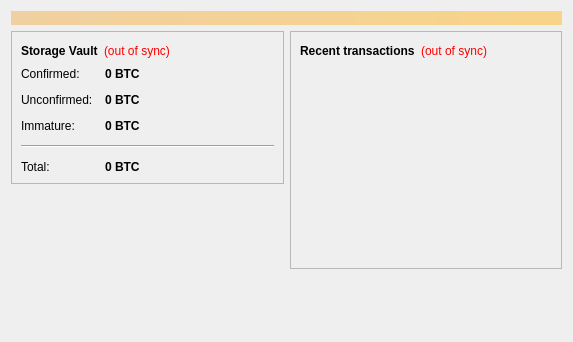
<?xml version="1.0" encoding="UTF-8"?>
<ui version="4.0">
 <class>OverviewPage</class>
 <widget class="QWidget" name="OverviewPage">
  <property name="geometry">
   <rect>
    <x>0</x>
    <y>0</y>
    <width>573</width>
    <height>342</height>
   </rect>
  </property>
  <property name="windowTitle">
   <string>Form</string>
  </property>
  <layout class="QVBoxLayout" name="topLayout">
   <item>
    <widget class="QLabel" name="labelAlerts">
     <property name="visible">
      <bool>false</bool>
     </property>
     <property name="styleSheet">
      <string notr="true">background-color: qlineargradient(x1: 0, y1: 0, x2: 1, y2: 0, stop:0 #F0D0A0, stop:1 #F8D488); color:#000000;</string>
     </property>
     <property name="wordWrap">
      <bool>true</bool>
     </property>
     <property name="margin">
      <number>3</number>
     </property>
    </widget>
   </item>
   <item>
    <layout class="QHBoxLayout" name="horizontalLayout" stretch="1,1">
     <item>
      <layout class="QVBoxLayout" name="verticalLayout_2">
       <item>
        <widget class="QFrame" name="frame">
         <property name="frameShape">
          <enum>QFrame::StyledPanel</enum>
         </property>
         <property name="frameShadow">
          <enum>QFrame::Raised</enum>
         </property>
         <layout class="QVBoxLayout" name="verticalLayout_4">
          <item>
           <layout class="QHBoxLayout" name="horizontalLayout_4">
            <item>
             <widget class="QLabel" name="label_5">
              <property name="font">
               <font>
                <weight>75</weight>
                <bold>true</bold>
               </font>
              </property>
              <property name="text">
               <string>Storage Vault</string>
              </property>
             </widget>
            </item>
            <item>
             <widget class="QLabel" name="labelWalletStatus">
              <property name="toolTip">
               <string>The displayed information may be out of date. Your wallet automatically synchronizes with the Chococoin network after a connection is established, but this process has not completed yet.</string>
              </property>
              <property name="styleSheet">
               <string notr="true">QLabel { color: red; }</string>
              </property>
              <property name="text">
               <string notr="true">(out of sync)</string>
              </property>
              <property name="alignment">
               <set>Qt::AlignLeading|Qt::AlignLeft|Qt::AlignVCenter</set>
              </property>
             </widget>
            </item>
            <item>
             <spacer name="horizontalSpacer_2">
              <property name="orientation">
               <enum>Qt::Horizontal</enum>
              </property>
              <property name="sizeHint" stdset="0">
               <size>
                <width>40</width>
                <height>20</height>
               </size>
              </property>
             </spacer>
            </item>
           </layout>
          </item>
          <item>
           <layout class="QFormLayout" name="formLayout_2">
            <property name="fieldGrowthPolicy">
             <enum>QFormLayout::AllNonFixedFieldsGrow</enum>
            </property>
            <property name="horizontalSpacing">
             <number>12</number>
            </property>
            <property name="verticalSpacing">
             <number>12</number>
            </property>
            <item row="0" column="0">
             <widget class="QLabel" name="label">
              <property name="text">
               <string>Confirmed:</string>
              </property>
             </widget>
            </item>
            <item row="0" column="1">
             <widget class="QLabel" name="labelBalance">
              <property name="font">
               <font>
                <weight>75</weight>
                <bold>true</bold>
               </font>
              </property>
              <property name="cursor">
               <cursorShape>IBeamCursor</cursorShape>
              </property>
              <property name="toolTip">
               <string>Your current spendable balance</string>
              </property>
              <property name="text">
               <string notr="true">0 BTC</string>
              </property>
              <property name="textInteractionFlags">
               <set>Qt::LinksAccessibleByMouse|Qt::TextSelectableByKeyboard|Qt::TextSelectableByMouse</set>
              </property>
             </widget>
            </item>
            <item row="1" column="0">
             <widget class="QLabel" name="label_3">
              <property name="text">
               <string>Unconfirmed:</string>
              </property>
             </widget>
            </item>
            <item row="1" column="1">
             <widget class="QLabel" name="labelUnconfirmed">
              <property name="font">
               <font>
                <weight>75</weight>
                <bold>true</bold>
               </font>
              </property>
              <property name="cursor">
               <cursorShape>IBeamCursor</cursorShape>
              </property>
              <property name="toolTip">
               <string>Total of transactions that have yet to be confirmed, and do not yet count toward the spendable balance</string>
              </property>
              <property name="text">
               <string notr="true">0 BTC</string>
              </property>
              <property name="textInteractionFlags">
               <set>Qt::LinksAccessibleByMouse|Qt::TextSelectableByKeyboard|Qt::TextSelectableByMouse</set>
              </property>
             </widget>
            </item>
            <item row="2" column="0">
             <widget class="QLabel" name="labelImmatureText">
              <property name="text">
               <string>Immature:</string>
              </property>
             </widget>
            </item>
            <item row="2" column="1">
             <widget class="QLabel" name="labelImmature">
              <property name="font">
               <font>
                <weight>75</weight>
                <bold>true</bold>
               </font>
              </property>
              <property name="toolTip">
               <string>Mined balance that has not yet matured</string>
              </property>
              <property name="text">
               <string notr="true">0 BTC</string>
              </property>
              <property name="textInteractionFlags">
               <set>Qt::LinksAccessibleByMouse|Qt::TextSelectableByKeyboard|Qt::TextSelectableByMouse</set>
              </property>
             </widget>
            </item>
            <item row="3" column="0" colspan="2">
             <widget class="Line" name="line">
              <property name="orientation">
               <enum>Qt::Horizontal</enum>
              </property>
             </widget>
            </item>
            <item row="4" column="0">
             <widget class="QLabel" name="labelTotalText">
              <property name="text">
               <string>Total:</string>
              </property>
             </widget>
            </item>
            <item row="4" column="1">
             <widget class="QLabel" name="labelTotal">
              <property name="font">
               <font>
                <weight>75</weight>
                <bold>true</bold>
               </font>
              </property>
              <property name="cursor">
               <cursorShape>IBeamCursor</cursorShape>
              </property>
              <property name="toolTip">
               <string>Your current total balance</string>
              </property>
              <property name="text">
               <string notr="true">0 BTC</string>
              </property>
              <property name="textInteractionFlags">
               <set>Qt::LinksAccessibleByMouse|Qt::TextSelectableByKeyboard|Qt::TextSelectableByMouse</set>
              </property>
             </widget>
            </item>
           </layout>
          </item>
         </layout>
        </widget>
       </item>
       <item>
        <spacer name="verticalSpacer">
         <property name="orientation">
          <enum>Qt::Vertical</enum>
         </property>
         <property name="sizeHint" stdset="0">
          <size>
           <width>20</width>
           <height>40</height>
          </size>
         </property>
        </spacer>
       </item>
       <item>
        <widget class="QLabel" name="label_2">
         <property name="text">
          <string/>
         </property>
         <property name="pixmap">
          <pixmap resource="../bitcoin.qrc">:/icons/bitcoin</pixmap>
         </property>
        </widget>
       </item>
      </layout>
     </item>
     <item>
      <layout class="QVBoxLayout" name="verticalLayout_3">
       <item>
        <widget class="QFrame" name="frame_2">
         <property name="frameShape">
          <enum>QFrame::StyledPanel</enum>
         </property>
         <property name="frameShadow">
          <enum>QFrame::Raised</enum>
         </property>
         <layout class="QVBoxLayout" name="verticalLayout">
          <item>
           <layout class="QHBoxLayout" name="horizontalLayout_2">
            <item>
             <widget class="QLabel" name="label_4">
              <property name="text">
               <string>&lt;b&gt;Recent transactions&lt;/b&gt;</string>
              </property>
             </widget>
            </item>
            <item>
             <widget class="QLabel" name="labelTransactionsStatus">
              <property name="toolTip">
               <string>The displayed information may be out of date. Your wallet automatically synchronizes with the Chococoin network after a connection is established, but this process has not completed yet.</string>
              </property>
              <property name="styleSheet">
               <string notr="true">QLabel { color: red; }</string>
              </property>
              <property name="text">
               <string notr="true">(out of sync)</string>
              </property>
              <property name="alignment">
               <set>Qt::AlignRight|Qt::AlignTrailing|Qt::AlignVCenter</set>
              </property>
             </widget>
            </item>
            <item>
             <spacer name="horizontalSpacer">
              <property name="orientation">
               <enum>Qt::Horizontal</enum>
              </property>
              <property name="sizeHint" stdset="0">
               <size>
                <width>40</width>
                <height>20</height>
               </size>
              </property>
             </spacer>
            </item>
           </layout>
          </item>
          <item>
           <widget class="QListView" name="listTransactions">
            <property name="styleSheet">
             <string notr="true">QListView { background: transparent; }</string>
            </property>
            <property name="frameShape">
             <enum>QFrame::NoFrame</enum>
            </property>
            <property name="verticalScrollBarPolicy">
             <enum>Qt::ScrollBarAlwaysOff</enum>
            </property>
            <property name="horizontalScrollBarPolicy">
             <enum>Qt::ScrollBarAlwaysOff</enum>
            </property>
            <property name="selectionMode">
             <enum>QAbstractItemView::NoSelection</enum>
            </property>
           </widget>
          </item>
         </layout>
        </widget>
       </item>
       <item>
        <spacer name="verticalSpacer_2">
         <property name="orientation">
          <enum>Qt::Vertical</enum>
         </property>
         <property name="sizeHint" stdset="0">
          <size>
           <width>20</width>
           <height>40</height>
          </size>
         </property>
        </spacer>
       </item>
      </layout>
     </item>
    </layout>
   </item>
  </layout>
 </widget>
 <resources>
  <include location="../bitcoin.qrc"/>
 </resources>
 <connections/>
</ui>
